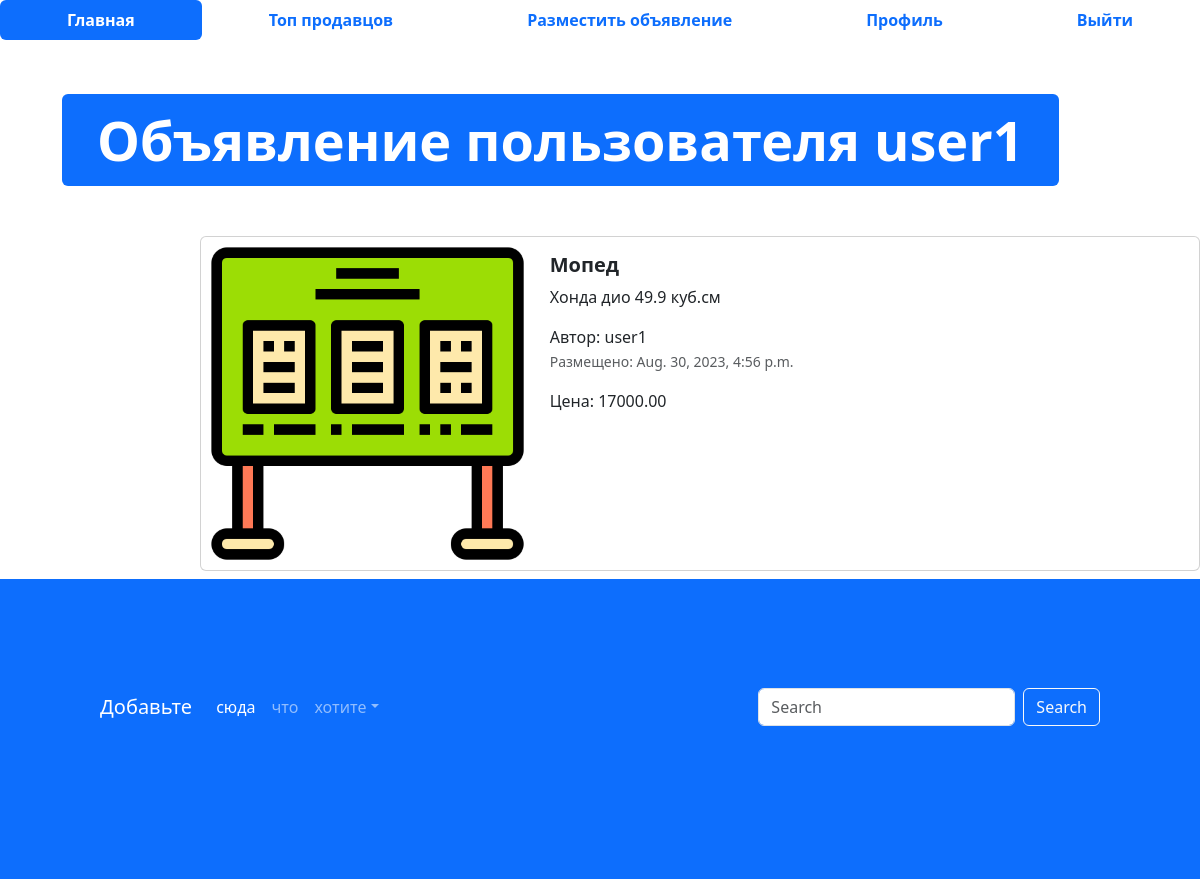
The app's page /advertisement/8 (signed in) with its own data.
### app_advs/models.py (models this page shows, shortened)
class Advertisement(models.Model):
    title = models.CharField(verbose_name='Заголовок', max_length=128)
    description = models.TextField(verbose_name='Описание')
    image = models.ImageField(verbose_name='Изображение', upload_to='advs/', null=True, blank=True)
    price = models.DecimalField(verbose_name='Цена', max_digits=10, decimal_places=2)
    auction = models.BooleanField(verbose_name='Торг', help_text='Отметье, уместен ли торг')
    created_at = models.DateTimeField(auto_now_add=True)
    updated_at = models.DateTimeField(auto_now=True)
    user = models.ForeignKey(User, on_delete=models.CASCADE, verbose_name='Пользователь')
    class Meta:
        db_table = 'advertisements'

### app_advs/views.py (the view)
# urls.py: path('advertisement/<int:pk>', adv, name='adv'),
@login_required(login_url=reverse_lazy('login'))
def adv(request, pk):
    advertisement = Advertisement.objects.get(id=pk)
    context = {'advertisement': advertisement}
    return render(request, 'app_advs/advertisement.html', context=context)

### templates/app_advs/advertisement.html (shortened to what this page needs)
{% extends 'base.html' %}
{% load static %}
{% block content %}
<ul class="nav nav-pills sticky-top bg-white nav-fill">
  <li class="nav-item">
    <a class="nav-link active" aria-current="page" href="{% url 'main_page' %}">
      <span style="font-weight: bold;">Главная</span>
    </a>
  </li>
  <li class="nav-item">
    <a class="nav-link" href="{% url 'top-sellers' %}"><span style="font-weight: bold;">Топ продавцов</span>
    </a>
  </li>
  <li class="nav-item">
    <a class="nav-link" href="{% url 'adv-post' %}">
      <span style="font-weight: bold;">Разместить объявление</span>
    </a>
  </li>
    {% if user.is_authenticated %}
      <li class="nav-item">
        <a class="nav-link" href="{% url 'profile' %}">
          <span style="font-weight: bold;">Профиль</span>
        </a>
      </li>
      <li class="nav-item">
        <a class="nav-link" href="{% url 'logout' %}">
          <span style="font-weight: bold;">Выйти</span>
        </a>
      </li>
  {% endif %}
</ul>
<div class="container" style="margin: 50px;">
  <div class="display-2">
    <span class="badge bg-primary">Объявление пользователя {{ advertisement.user }}</span>
  </div>
</div>
<div class="col offset-2">
  <div class="card mb-2" style="max-width: 1200px; margin-top: 20px;">
    <div class="row g-0">
      <div class="col-md-4">
        <a href="#" class="nav-link">
          <img src="{% if advertisement.image %}{{ advertisement.image.url }}{% else %}{% static 'img/adv.png' %}{%endif%}" class="img-fluid rounded-start" alt="Card title">
        </a>
      </div>
      <div class="col">
        <div class="card-body">
          <h5 class="card-title">
            <a href="#" class="nav-link"><strong>{{ advertisement.title }}</strong></a>
          </h5>
          <p class="card-text">
            {{ advertisement.description }}
          </p>
          <span>Автор: {{ advertisement.user }}</span>
          <p class="card-text"><small class="text-muted">Размещено: {{ advertisement.created_at }}</small></p>
          <p class="card-text">Цена: {{ advertisement.price }}</p>
        </div>
      </div>
    </div>
  </div>
</div>
<footer style="padding: 100px; min-height: 300px;" class="bg-primary">
  <nav class="navbar navbar-expand-sm navbar-dark">
    <a class="navbar-brand" href="#">Добавьте</a>
    <div class="collapse navbar-collapse" id="collapsibleNavId">
      <ul class="navbar-nav me-auto mt-2 mt-lg-0">
        <li class="nav-item">
          <a class="nav-link active" href="#" aria-current="page">сюда</a>
        </li>
        <li class="nav-item">
          <a class="nav-link" href="#">что</a>
        </li>
        <li class="nav-item dropdown">
          <a class="nav-link dropdown-toggle" href="#" id="dropdownId" data-bs-toggle="dropdown" aria-haspopup="true"
            aria-expanded="false">хотите</a>
        </li>
      </ul>
      <form class="d-flex my-2 my-lg-0">
        <input class="form-control me-sm-2" type="text" placeholder="Search">
        <button class="btn btn-outline-light my-2 my-sm-0" type="submit">Search</button>
      </form>
    </div>
  </nav>
</footer>
{% endblock %}

### records on screen
Advertisement: user "user1", title "Мопед", description "Хонда дио 49.9 куб.см", created_at "Aug. 30, 2023, 4:56 p.m.", price "17000.00"
